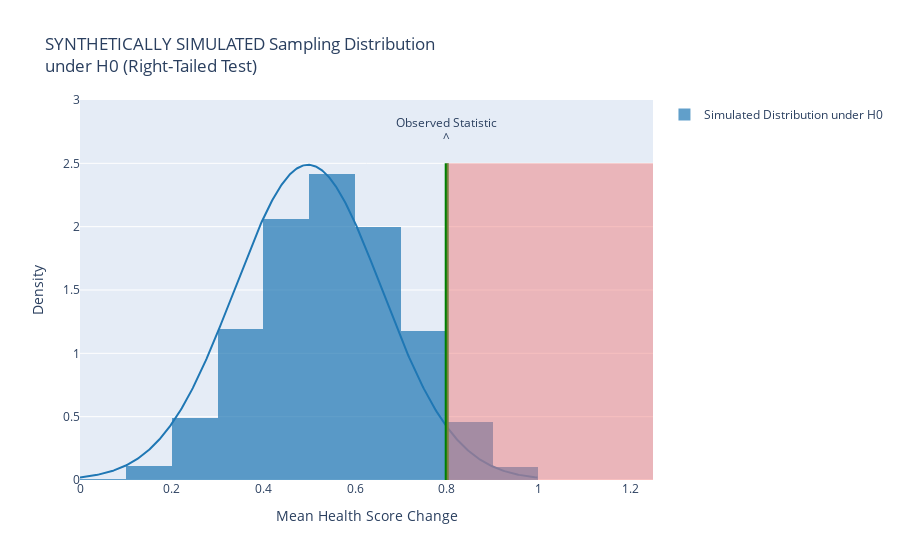

The code cell stored with this chart in its notebook:
### Markdown cell above
### Q7

### Code cell
import numpy as np
import pandas as pd
import plotly.figure_factory as ff
import plotly.graph_objects as go

# Define the patient_data DataFrame
patient_data = pd.DataFrame({
    "PatientID": [1, 2, 3, 4, 5, 6, 7, 8, 9, 10],
    "Age": [45, 34, 29, 52, 37, 41, 33, 48, 26, 39],
    "Gender": ["M", "F", "M", "F", "M", "F", "M", "F", "M", "F"],
    "InitialHealthScore": [84, 78, 83, 81, 81, 80, 79, 85, 76, 83],
    "FinalHealthScore": [86, 86, 80, 86, 84, 86, 86, 82, 83, 84]
})

# Calculate the Health Score Change
patient_data['HealthScoreChange'] = patient_data['FinalHealthScore'] - patient_data['InitialHealthScore']

# Set the observed statistic: proportion of patients who improved (HealthScoreChange > 0)
observed_statistic = (patient_data['HealthScoreChange'] > 0).mean()

# Simulate the null hypothesis (H0: no effect, so improvements are random)
np.random.seed(1)  # make simulation reproducible
number_of_simulations = 10000
n_size = len(patient_data)
IncreaseProportionSimulations_underH0random = np.zeros(number_of_simulations)

# Generate random improvements under H0
for i in range(number_of_simulations):
    random_improvement = np.random.choice([0, 1], size=len(patient_data), replace=True)
    IncreaseProportionSimulations_underH0random[i] = random_improvement.mean()

# Plot the distribution of the simulated proportions under H0
fig = ff.create_distplot([IncreaseProportionSimulations_underH0random], 
                         ['Simulated Distribution under H0'], 
                         curve_type='normal', show_hist=True, show_rug=False, bin_size=0.1)

pv_y = 2.5  # adjust based on visualization
pv_y_ = 0.25  # adjust based on visualization

# Add the observed statistic line (right-tailed test, so only upper tail matters)
fig.add_shape(type="line", x0=observed_statistic, y0=0, 
              x1=observed_statistic, y1=pv_y,
              line=dict(color="Green", width=4), name="Observed Statistic")
fig.add_trace(go.Scatter(x=[observed_statistic], y=[pv_y + pv_y_], 
                         text=["Observed Statistic<br>^"], mode="text", showlegend=False))

# Add a transparent rectangle for the upper extreme region (right-tailed)
fig.add_shape(type="rect", x0=observed_statistic, y0=0, x1=1.25, y1=pv_y,  # focus on right tail
              fillcolor="LightCoral", opacity=0.5, line_width=0)

# Update layout
fig.update_layout(
    title="SYNTHETICALLY SIMULATED Sampling Distribution<br>under H0 (Right-Tailed Test)",
    xaxis_title="Mean Health Score Change", 
    yaxis_title="Density", 
    yaxis=dict(range=[0, pv_y + 2 * pv_y_]))

fig.show()  # Use fig.show(renderer="png") for exporting to a static image if required

### Figure 1 — Plotly figure (JSON) as saved in the notebook; plotly's stock layout.template omitted (floating-point values rounded to 4 significant figures; data arrays with more than 128 entries replaced by an {"elided": "..."} marker saying what was removed)
{"data": [{"autobinx": false, "histnorm": "probability density", "legendgroup": "Simulated Distribution under H0", "marker": {"color": "rgb(31, 119, 180)"}, "name": "Simulated Distribution under H0", "opacity": 0.7, "type": "histogram", "x": {"elided": "10000 float values"}, "xaxis": "x", "xbins": {"end": 1, "size": 0.1, "start": 0}, "yaxis": "y"}, {"legendgroup": "Simulated Distribution under H0", "marker": {"color": "rgb(31, 119, 180)"}, "mode": "lines", "name": "Simulated Distribution under H0", "showlegend": false, "type": "scatter", "x": {"elided": "500 float values"}, "xaxis": "x", "y": {"elided": "500 float values"}, "yaxis": "y"}, {"mode": "text", "showlegend": false, "text": ["Observed Statistic<br>^"], "type": "scatter", "x": [0.8], "y": [2.75]}], "layout": {"barmode": "overlay", "hovermode": "closest", "legend": {"traceorder": "reversed"}, "shapes": [{"line": {"color": "Green", "width": 4}, "name": "Observed Statistic", "type": "line", "x0": 0.8, "x1": 0.8, "y0": 0, "y1": 2.5}, {"fillcolor": "LightCoral", "line": {"width": 0}, "opacity": 0.5, "type": "rect", "x0": 0.8, "x1": 1.25, "y0": 0, "y1": 2.5}], "title": {"text": "SYNTHETICALLY SIMULATED Sampling Distribution<br>under H0 (Right-Tailed Test)"}, "xaxis": {"anchor": "y2", "domain": [0, 1], "title": {"text": "Mean Health Score Change"}, "zeroline": false}, "yaxis": {"anchor": "free", "domain": [0, 1], "position": 0, "range": [0, 3], "title": {"text": "Density"}}}}
